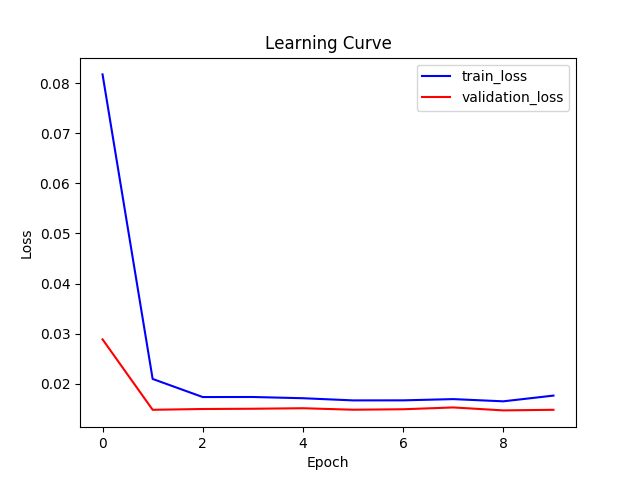

This chart was generated by the following Python code:
# Author: Daniel Yan
# Email: [email redacted]
# Description: Train deeplabv3 for segmentation

import argparse
from matplotlib import pyplot as plt
import numpy as np
import pandas as pd
import os
import torch
from torch.utils.data import Dataset, DataLoader
import torch.nn as nn
import torch.nn.functional as F
import torch.optim as optim
from torchvision import transforms, models
from torch.optim.lr_scheduler import StepLR
from skimage import io

# Constants
MODEL_NAME = "/content/drive/My Drive/cs8395_deep_learning/assignment3/bin/2d_affine_fixed/deeplabv3_bce_resnet50"
TRAIN_IMG_PATH = "/content/drive/My Drive/cs8395_deep_learning/assignment3/data/Train/affine_fixed/img_cropped/"
TRAIN_LABEL_PATH = "/content/drive/My Drive/cs8395_deep_learning/assignment3/data/Train/affine_fixed/label_cropped_filtered/"
VAL_IMG_PATH = "/content/drive/My Drive/cs8395_deep_learning/assignment3/data/Val/affine_fixed/img_cropped/"
VAL_LABEL_PATH = "/content/drive/My Drive/cs8395_deep_learning/assignment3/data/Val/affine_fixed/label_cropped_filtered/"

# Define dataset for image and segmentation mask
class MyDataset(Dataset):
    def __init__(self, image_path, target_path):
        # Create a list of all the names of the files to load
        self.file_names = list(os.listdir(image_path))
        # Create list of images
        self.images_list = []
        self.image_names_list = []
        for file_name in self.file_names:
            # Load in image using numpy
            image = np.load(image_path + file_name)
            # Convert to torch tensor
            image_tensor = torch.from_numpy(image)
            # Insert first dimension for number of channels
            image_tensor = torch.unsqueeze(image_tensor, 0)
            image_tensor_expanded = image_tensor.expand((3, 224, 224))
            # Add to list of images.
            self.images_list.append(image_tensor_expanded)
            self.image_names_list.append(image_path + file_name)
        # Create list of target segmentations
        self.targets_list = []
        self.target_names_list = []
        for file_name in list(os.listdir(image_path)):
            mask = np.load(target_path + file_name)
            # Convert to torch tensor
            mask_tensor = torch.from_numpy(mask)
            # Add to list of masks.
            self.targets_list.append(mask_tensor)
            self.target_names_list.append(image_path + file_name)

    def __getitem__(self, index):
        return self.images_list[index], self.targets_list[index]

    def __len__(self):
        return len(self.images_list)

def train(model, device, train_loader, optimizer, epoch, train_losses):
    # Specify that we are in training phase
    model.train()
    # Total Train Loss
    total_loss = 0
    # Iterate through all minibatches.
    for index, (data, target) in enumerate(train_loader):
        # Send training data and the training labels to GPU/CPU
        data, target = data.to(device, dtype=torch.float32), target.to(device, dtype=torch.float32)
        # Zero the gradients carried over from previous step
        optimizer.zero_grad()
        # Obtain the predictions from forward propagation
        output = model(data)["out"]
        output = torch.squeeze(output, 1)
        # Compute the cross entropy for the loss and update total loss.
        loss = torch.nn.BCEWithLogitsLoss()(output, target)
        total_loss += loss.item()
        # Perform backward propagation to compute the negative gradient, and
        # update the gradients with optimizer.step()
        loss.backward()
        optimizer.step()

    # Update training error and add to accumulation of training loss over time.
    train_error = total_loss / len(train_loader)
    train_losses.append(train_error)
    # Print out the epoch and train loss
    print("############################################################################")
    print("Train Epoch: ", epoch)
    print("############################################################################")
    print("Average Training Loss: ", train_error)
    return train_losses


def test(model, device, test_loader, test_losses):
    # Create dictionary of predictions for different thresholds.
    # Initialize sums of true positives, true negatives, false positives, and false negatives to 0
    threshold_dict = {}
    for threshold in [0.001, 0.01, 0.1, 0.25, 0.5]:
        threshold_dict[str(threshold)] = {}
        threshold_dict[str(threshold)]["total_tp"] = 0
        threshold_dict[str(threshold)]["total_tn"] = 0
        threshold_dict[str(threshold)]["total_fp"] = 0
        threshold_dict[str(threshold)]["total_fn"] = 0
    # Specify that we are in evaluation phase
    model.eval()
    # Set the loss and number of correct instances initially to 0.
    test_loss = 0
    # No gradient calculation because we are in testing phase.
    with torch.no_grad():
        # For each testing example, we run forward
        # propagation to calculate the
        # testing prediction. Update the total loss
        # and f1 score with counters from above
        for index, (data, target) in enumerate(test_loader):
            # Send training data and the training labels to GPU/CPU
            data, target = data.to(device, dtype=torch.float32), target.to(device, dtype=torch.float32)
            # Obtain the output from the model
            output = model(data)["out"]
            output = torch.squeeze(output, 1)
            # Calculate the loss using cross entropy.
            loss = torch.nn.BCEWithLogitsLoss()(output, target)
            # Increment the total test loss
            test_loss += loss.item()

            # Convert output to numpy array
            output = output.cpu().numpy()
            # Calculate stats for each threshold
            for threshold in [0.001, 0.01, 0.1, 0.25, 0.5]:
                # Filter both the prediction and the target by only class 1 for spleen
                pred_filtered = np.where(output > threshold, 1, 0)
                target_filtered = np.where(target.cpu().numpy() == 1, 1, 0)

                # Calculate the true positives, false positives, true negatives, and false negatives
                # and increment total sums
                true_positives = float(np.sum(np.where(np.logical_and(pred_filtered == 1, target_filtered == 1), 1, 0)))
                false_positives = float(np.sum(np.where(np.logical_and(pred_filtered == 1, target_filtered == 0), 1, 0)))
                true_negatives = float(np.sum(np.where(np.logical_and(pred_filtered == 0, target_filtered == 0), 1, 0)))
                false_negatives = float(np.sum(np.where(np.logical_and(pred_filtered == 0, target_filtered == 1), 1, 0)))
                threshold_dict[str(threshold)]["total_tp"] += true_positives
                threshold_dict[str(threshold)]["total_tn"] += true_negatives
                threshold_dict[str(threshold)]["total_fp"] += false_positives
                threshold_dict[str(threshold)]["total_fn"] += false_negatives

        # Calculate precision, recall, and f1 and print out statistics for validation set
        print("Average Validation Loss: ", test_loss / len(test_loader))
        # Find results for each threshold.
        for threshold in [0.001, 0.01, 0.1, 0.25, 0.5]:
            print("At threshold ", str(threshold))
            print("Total Validation True Positives: ", threshold_dict[str(threshold)]["total_tp"])
            print("Total Validation True Negatives: ", threshold_dict[str(threshold)]["total_tn"])
            print("Total Validation False Positives: ", threshold_dict[str(threshold)]["total_fp"])
            print("Total Validation False Negatives: ", threshold_dict[str(threshold)]["total_fn"])

            if (threshold_dict[str(threshold)]["total_tp"] > 0 and threshold_dict[str(threshold)]["total_fp"]> 0
                    and threshold_dict[str(threshold)]["total_fn"] > 0):
                precision = threshold_dict[str(threshold)]["total_tp"] / (threshold_dict[str(threshold)]["total_tp"]
                                                                     + threshold_dict[str(threshold)]["total_fp"])
                recall = threshold_dict[str(threshold)]["total_tp"] / (threshold_dict[str(threshold)]["total_tp"] +
                                                                  threshold_dict[str(threshold)]["total_fn"])
                f1 = 2 * precision * recall / (precision + recall)
                print("Precision: ", precision)
                print("Recall: ", recall)
                print("F1: ", f1)

    # Append test loss to total losses
    test_losses.append(test_loss / len(test_loader))
    return test_losses

# Main structure
def main():
    print("Entering Main")
    # Command line arguments for hyperparameters of model/training.
    parser = argparse.ArgumentParser(description='PyTorch Object Detection')
    parser.add_argument('--batch-size', type=int, default=8, metavar='N',
                        help='input batch size for training (default: 8)')
    parser.add_argument('--test-batch-size', type=int, default=8, metavar='N',
                        help='input batch size for testing (default: 8)')
    parser.add_argument('--epochs', type=int, default=50, metavar='N',
                        help='number of epochs to train (default: 50)')
    parser.add_argument('--lr', type=float, default=0.001, metavar='LR',
                        help='learning rate (default: 0.001)')
    parser.add_argument('--no-cuda', action='store_true', default=False,
                        help='disables CUDA training')
    parser.add_argument('--seed', type=int, default=1, metavar='S',
                        help='random seed (default: 1)')
    args = parser.parse_args()
    # Command to use gpu
    use_cuda = not args.no_cuda and torch.cuda.is_available()

    # Random seed to use
    torch.manual_seed(args.seed)

    # Set to either use gpu or cpu
    device = torch.device("cuda" if use_cuda else "cpu")

    # GPU keywords.
    kwargs = {'num_workers': 1, 'pin_memory': True} if use_cuda else {}

    # Load in the dataset
    train_data = MyDataset(image_path=TRAIN_IMG_PATH, target_path=TRAIN_LABEL_PATH)
    val_data = MyDataset(image_path=VAL_IMG_PATH, target_path=VAL_LABEL_PATH)
    # Create data loader for training and validation
    train_loader = DataLoader(train_data, batch_size=args.batch_size, shuffle=True, num_workers=0, drop_last=True)
    val_loader = DataLoader(val_data, batch_size=args.test_batch_size, shuffle=False, num_workers=0)
    print("Finished Loading Data")

    # Send model to gpu
    model = models.segmentation.deeplabv3_resnet50(num_classes=1).to(device)
    # Specify Adam optimizer
    optimizer = optim.Adam(model.parameters(), lr=args.lr)

    # Store training and validation losses over time
    train_losses = []
    val_losses = []

    # Create scheduler.
    scheduler = StepLR(optimizer, step_size=1)

    # Store the lowest loss found so far for early stopping
    lowest_loss = 1000

    # Train the model for the set number of epochs
    for epoch in range(1, args.epochs + 1):
        # Train and validate for this epoch
        train_losses = train(model, device, train_loader, optimizer, epoch, train_losses)
        val_losses = test(model, device, val_loader, val_losses)
        scheduler.step()
        # Create learning curve
        figure, axes = plt.subplots()
        # Set axes labels and title
        axes.set(xlabel="Epoch", ylabel="Loss", title="Learning Curve")
        # Plot the learning curves for training and validation loss
        axes.plot(np.array(train_losses), label="train_loss", c="b")
        axes.plot(np.array(val_losses), label="validation_loss", c="r")
        plt.legend()
        # Save the figure
        plt.savefig(MODEL_NAME + ".png")
        plt.close()

        # If we find the lowest loss so far, store the model and learning curve
        if lowest_loss > val_losses[epoch - 1]:
            # Update the lowest loss
            lowest_loss = val_losses[epoch - 1]
            print("New lowest validation loss: ", lowest_loss)

            # Save the model
            torch.save(model.state_dict(), MODEL_NAME + ".pt")


if __name__ == '__main__':
    main()
